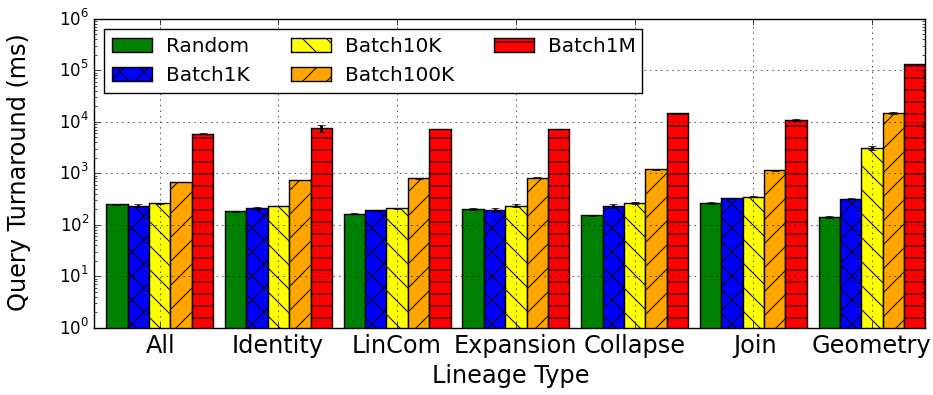

Write the Python code that produced this figure.
#!/usr/bin/env python
# a bar plot with errorbars
import numpy as np
import matplotlib.pyplot as plt

N = 7
Random = (249.27, 184.2233333, 163.9866667, 202.3233333, 153.7066667, 266.7366667, 143.9500317)
Batch1K = (236.36, 212.9, 190.8266667, 195.2566667, 233.94, 335.9233333, 325.55882)
Batch10K = (261.57, 237.16, 208.7866667, 235.7366667, 264.9266667, 354.4, 3120.267287)
Batch100K = (686.6566667, 738.6166667, 801.4833333, 824.5833333, 1212.776667, 1142.623333, 14974.48)
Batch1M = (5929.41, 7668.692857, 7344.086667, 7335.143333, 14678.38333, 10686.97667, 132887.5867)

RandomSDV = (8.605039221, 3.990054302, 3.296927863, 6.900813962, 1.887361474, 9.142107707, 6.365963769)
Batch1KSDV = (14.15085863, 6.842682223, 8.338203244, 15.58000107, 16.07252003, 4.263922294, 10.45354461)
Batch10KSDV = (5.839768831, 0.6766830868, 3.528545498, 14.22426565, 13.64859456, 6.227543657, 214.938404)
Batch100KSDV = (6.290980316, 4.054088471, 17.98857786, 12.01829577, 22.74252038, 22.66141287, 600.5253666)
Batch1MSDV = (126.840803, 1221.368218, 42.23203681, 93.21184546, 203.0923035, 484.7924923, 402.2884688)



ind = 0.1+np.arange(N)  # the x locations for the groups
width = 0.18       # the width of the bars

ax = plt.subplot()
ax.set_ylim([1, 1000000])

rects1 = ax.bar(ind, Random, width, color='green', yerr=RandomSDV, ecolor='black', error_kw=dict(elinewidth=2))
rects2 = ax.bar(ind+width, Batch1K, width, color='blue', hatch="x", yerr=Batch1KSDV, ecolor='black', error_kw=dict(elinewidth=2))
rects3 = ax.bar(ind+2*width, Batch10K, width, color='yellow', hatch="\\", yerr=Batch10KSDV,ecolor='black', error_kw=dict(elinewidth=2))
rects4 = ax.bar(ind+3*width, Batch100K, width, color='orange', hatch="/", yerr=Batch100KSDV, ecolor='black', error_kw=dict(elinewidth=2))
rects5 = ax.bar(ind+4*width, Batch1M, width, color='red', hatch="-", yerr=Batch1MSDV, ecolor='black', error_kw=dict(elinewidth=2))
ax.grid(True)

#ax.set_yticklabels((500, 20000, 40000, 60000, 80000), size='large')
#ax2.set_yticklabels((0, 100, 200, 300, 400, 500), size='large')

#args = dict(horizontalalignment='left', verticalalignment='bottom')
# add some text for labels, title and axes ticks
ax.set_xlabel('Lineage Type', size='x-large')
ax.set_ylabel('Query Turnaround (ms)', size='x-large', labelpad=20)
ax.set_yscale('log')
ax.set_xticks(ind+0.45)
ax.set_xticklabels( ('All', 'Identity', 'LinCom', 'Expansion', 'Collapse', 'Join', 'Geometry'), size='x-large') 
ax.legend( (rects1[0], rects2[0], rects3[0], rects4[0], rects5[0]), ('Random', 'Batch1K', 'Batch10K', 'Batch100K', 'Batch1M'), loc='best', ncol=3)

#d = .015
#kwargs = dict(transform=ax.transAxes, color='k', clip_on=False)
#ax.plot((-d,+d),(-d,+d), **kwargs)      # top-left diagonal
#ax.plot((1-d,1+d),(-d,+d), **kwargs)    # top-right diagonal

#kwargs.update(transform=ax2.transAxes)  # switch to the bottom axes
#ax2.plot((-d,+d),(1-d,1+d), **kwargs)   # bottom-left diagonal
#ax2.plot((1-d,1+d),(1-d,1+d), **kwargs) # bottom-right diagonal

plt.show()
